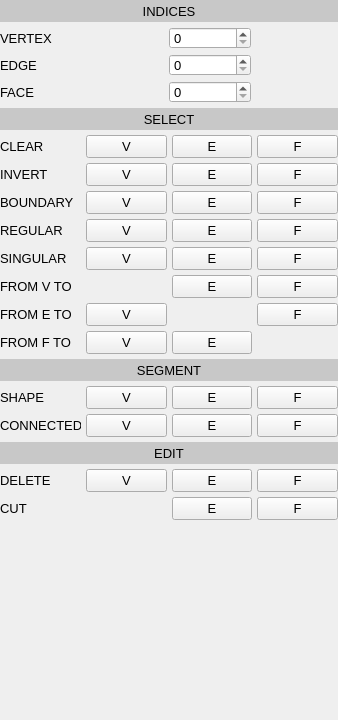
<?xml version="1.0" encoding="UTF-8"?>
<ui version="4.0">
  <class>GuiPanelSelection</class>
  <widget class="QWidget" name="guiPanelSelection">

    <layout class="QVBoxLayout" name="guiPanelSelectionVBoxLayout">
      <property name="leftMargin">
	<number>0</number>
      </property>
      <property name="topMargin">
	<number>0</number>
      </property>
      <property name="rightMargin">
	<number>0</number>
      </property>
      <property name="bottomMargin">
	<number>0</number>
      </property>
      <property name="spacing">
	<number>5</number>
      </property>

      <!-- INDICES -->

      <item> <!-- toolsVBoxLayout -->
	<widget class="QLabel" name="labelIndices">
	  <property name="sizePolicy">
	    <sizepolicy hsizetype="Expanding" vsizetype="Fixed">
	      <horstretch>1</horstretch>
	      <verstretch>0</verstretch>
	    </sizepolicy>
	  </property>
	  <property name="minimumSize">
	    <size>
	      <width>50</width>
	      <height>22</height>
	    </size>
	  </property>
	  <property name="maximumSize">
	    <size>
	      <width>10000</width>
	      <height>22</height>
	    </size>
	  </property>
	  <property name="alignment">
	    <set>Qt::AlignHCenter|Qt::AlignVCenter</set>
	  </property>
	  <property name="styleSheet">
	    <string notr="true">QLabel { background-color : rgb(200,200,200); color : black; }</string>
	  </property>
	  <property name="text">
	    <string>INDICES</string>
	  </property>
	  <property name="font">
	    <font>
	      <pointsize>10</pointsize>
	    </font>
	  </property>
	</widget>
      </item>

      <item> <!-- toolsVBoxLayout -->
	<widget class="QWidget" name="panelIndices">
	  <property name="sizePolicy">
	    <sizepolicy hsizetype="Expanding" vsizetype="Fixed">
	      <horstretch>0</horstretch>
	      <verstretch>0</verstretch>
	    </sizepolicy>
	  </property>
	  <property name="visible">
	    <bool>false</bool>
	  </property>

	  <layout class="QGridLayout" name="panelIndicesGridLayout">
	    <property name="leftMargin">
	      <number>0</number>
	    </property>
	    <property name="topMargin">
	      <number>0</number>
	    </property>
	    <property name="rightMargin">
	      <number>0</number>
	    </property>
	    <property name="bottomMargin">
	      <number>0</number>
	    </property>
	    <property name="spacing">
	      <number>5</number>
	    </property>

	    <item row="0" column="0" colspan="2">
	      <widget class="QLabel" name="labelSelectedVertexIndex">
		<property name="sizePolicy">
		  <sizepolicy hsizetype="Expanding" vsizetype="Fixed">
		    <horstretch>1</horstretch>
		    <verstretch>0</verstretch>
		  </sizepolicy>
		</property>
		<property name="minimumSize">
		  <size>
		    <width>50</width>
		    <height>22</height>
		  </size>
		</property>
		<property name="maximumSize">
		  <size>
		    <width>10000</width>
		    <height>22</height>
		  </size>
		</property>
		<property name="alignment">
		  <set>Qt::AlignLeft|Qt::AlignVCenter</set>
		</property>
		<property name="margin">
		  <number>5</number>
		</property>
		<property name="text">
		  <string>VERTEX</string>
		</property>
		<property name="font">
		  <font>
		    <pointsize>10</pointsize>
		  </font>
		</property>
	      </widget> <!-- "labelPanelSelectionWidth" -->
	    </item>

	    <item row="0" column="2">
	      <widget class="QSpinBox" name="spinSelectedVertexIndex">
		<property name="sizePolicy">
		  <sizepolicy hsizetype="Expanding" vsizetype="Fixed">
		    <horstretch>1</horstretch>
		    <verstretch>0</verstretch>
		  </sizepolicy>
		</property>
		<property name="minimumSize">
		  <size>
		    <width>50</width>
		    <height>22</height>
		  </size>
		</property>
		<property name="maximumSize">
		  <size>
		    <width>10000</width>
		    <height>22</height>
		  </size>
		</property>
		<property name="minimum">
		  <number>0</number>
		</property>
		<property name="value">
		  <number>0</number>
		</property>
		<property name="font">
		  <font>
		    <pointsize>10</pointsize>
		  </font>
		</property>
	      </widget>
	    </item>

	    <item row="0" column="3">
	      <widget class="QLabel" name="labelSelectedVertexColor">
		<property name="sizePolicy">
		  <sizepolicy hsizetype="Expanding" vsizetype="Fixed">
		    <horstretch>1</horstretch>
		    <verstretch>0</verstretch>
		  </sizepolicy>
		</property>
		<property name="minimumSize">
		  <size>
		    <width>50</width>
		    <height>22</height>
		  </size>
		</property>
		<property name="maximumSize">
		  <size>
		    <width>10000</width>
		    <height>22</height>
		  </size>
		</property>
		<property name="margin">
		  <number>5</number>
		</property>
	      </widget> <!-- "labelSelectedVertexColor" -->
	    </item>

	    <item row="1" column="0" colspan="2">
	      <widget class="QLabel" name="labelSelectedEdgeIndex">
		<property name="sizePolicy">
		  <sizepolicy hsizetype="Expanding" vsizetype="Fixed">
		    <horstretch>1</horstretch>
		    <verstretch>0</verstretch>
		  </sizepolicy>
		</property>
		<property name="minimumSize">
		  <size>
		    <width>50</width>
		    <height>22</height>
		  </size>
		</property>
		<property name="maximumSize">
		  <size>
		    <width>10000</width>
		    <height>22</height>
		  </size>
		</property>
		<property name="alignment">
		  <set>Qt::AlignLeft|Qt::AlignVCenter</set>
		</property>
		<property name="margin">
		  <number>5</number>
		</property>
		<property name="text">
		  <string>EDGE</string>
		</property>
		<property name="font">
		  <font>
		    <pointsize>10</pointsize>
		  </font>
		</property>
	      </widget> <!-- "labelPanelSelectionWidth" -->
	    </item>

	    <item row="1" column="2">
	      <widget class="QSpinBox" name="spinSelectedEdgeIndex">
		<property name="sizePolicy">
		  <sizepolicy hsizetype="Expanding" vsizetype="Fixed">
		    <horstretch>1</horstretch>
		    <verstretch>0</verstretch>
		  </sizepolicy>
		</property>
		<property name="minimumSize">
		  <size>
		    <width>50</width>
		    <height>22</height>
		  </size>
		</property>
		<property name="maximumSize">
		  <size>
		    <width>10000</width>
		    <height>22</height>
		  </size>
		</property>
		<property name="minimum">
		  <number>0</number>
		</property>
		<property name="value">
		  <number>0</number>
		</property>
		<property name="font">
		  <font>
		    <pointsize>10</pointsize>
		  </font>
		</property>
	      </widget>
	    </item>

	    <item row="1" column="3">
	      <widget class="QLabel" name="labelSelectedEdgeColor">
		<property name="sizePolicy">
		  <sizepolicy hsizetype="Expanding" vsizetype="Fixed">
		    <horstretch>1</horstretch>
		    <verstretch>0</verstretch>
		  </sizepolicy>
		</property>
		<property name="minimumSize">
		  <size>
		    <width>50</width>
		    <height>22</height>
		  </size>
		</property>
		<property name="maximumSize">
		  <size>
		    <width>10000</width>
		    <height>22</height>
		  </size>
		</property>
		<property name="margin">
		  <number>5</number>
		</property>
	      </widget> <!-- "labelSelectedEdgeColor" -->
	    </item>

	    <item row="2" column="0" colspan="2">
	      <widget class="QLabel" name="labelSelectedFaceIndex">
		<property name="sizePolicy">
		  <sizepolicy hsizetype="Expanding" vsizetype="Fixed">
		    <horstretch>1</horstretch>
		    <verstretch>0</verstretch>
		  </sizepolicy>
		</property>
		<property name="minimumSize">
		  <size>
		    <width>50</width>
		    <height>22</height>
		  </size>
		</property>
		<property name="maximumSize">
		  <size>
		    <width>10000</width>
		    <height>22</height>
		  </size>
		</property>
		<property name="alignment">
		  <set>Qt::AlignLeft|Qt::AlignVCenter</set>
		</property>
		<property name="margin">
		  <number>5</number>
		</property>
		<property name="text">
		  <string>FACE</string>
		</property>
		<property name="font">
		  <font>
		    <pointsize>10</pointsize>
		  </font>
		</property>
	      </widget> <!-- "labelPanelSelectionWidth" -->
	    </item>

	    <item row="2" column="2">
	      <widget class="QSpinBox" name="spinSelectedFaceIndex">
		<property name="sizePolicy">
		  <sizepolicy hsizetype="Expanding" vsizetype="Fixed">
		    <horstretch>1</horstretch>
		    <verstretch>0</verstretch>
		  </sizepolicy>
		</property>
		<property name="minimumSize">
		  <size>
		    <width>50</width>
		    <height>22</height>
		  </size>
		</property>
		<property name="maximumSize">
		  <size>
		    <width>10000</width>
		    <height>22</height>
		  </size>
		</property>
		<property name="minimum">
		  <number>0</number>
		</property>
		<property name="value">
		  <number>0</number>
		</property>
		<property name="font">
		  <font>
		    <pointsize>10</pointsize>
		  </font>
		</property>
	      </widget>
	    </item>

	    <item row="2" column="3">
	      <widget class="QLabel" name="labelSelectedFaceColor">
		<property name="sizePolicy">
		  <sizepolicy hsizetype="Expanding" vsizetype="Fixed">
		    <horstretch>1</horstretch>
		    <verstretch>0</verstretch>
		  </sizepolicy>
		</property>
		<property name="minimumSize">
		  <size>
		    <width>50</width>
		    <height>22</height>
		  </size>
		</property>
		<property name="maximumSize">
		  <size>
		    <width>10000</width>
		    <height>22</height>
		  </size>
		</property>
		<property name="margin">
		  <number>5</number>
		</property>
	      </widget> <!-- "labelSelectedFaceColor" -->
	    </item>
	    
	  </layout> <!-- "panelIndicesGridLayout" -->
	</widget> <!-- "panelIndices" -->
      </item>

      <!-- SELECT -->

      <item> <!-- toolsVBoxLayout -->
	<widget class="QLabel" name="labelSelect">
	  <property name="sizePolicy">
	    <sizepolicy hsizetype="Expanding" vsizetype="Fixed">
	      <horstretch>1</horstretch>
	      <verstretch>0</verstretch>
	    </sizepolicy>
	  </property>
	  <property name="minimumSize">
	    <size>
	      <width>50</width>
	      <height>22</height>
	    </size>
	  </property>
	  <property name="maximumSize">
	    <size>
	      <width>10000</width>
	      <height>22</height>
	    </size>
	  </property>
	  <property name="alignment">
	    <set>Qt::AlignHCenter|Qt::AlignVCenter</set>
	  </property>
	  <property name="styleSheet">
	    <string notr="true">QLabel { background-color : rgb(200,200,200); color : black; }</string>
	  </property>
	  <property name="text">
	    <string>SELECT</string>
	  </property>
	  <property name="font">
	    <font>
	      <pointsize>10</pointsize>
	    </font>
	  </property>
	</widget>
      </item>

      <item> <!-- toolsVBoxLayout -->
	<widget class="QWidget" name="panelSelect">
	  <property name="sizePolicy">
	    <sizepolicy hsizetype="Expanding" vsizetype="Fixed">
	      <horstretch>0</horstretch>
	      <verstretch>0</verstretch>
	    </sizepolicy>
	  </property>
	  <property name="visible">
	    <bool>false</bool>
	  </property>

	  <layout class="QGridLayout" name="panelSelectGridLayout">
	    <property name="leftMargin">
	      <number>0</number>
	    </property>
	    <property name="topMargin">
	      <number>0</number>
	    </property>
	    <property name="rightMargin">
	      <number>0</number>
	    </property>
	    <property name="bottomMargin">
	      <number>0</number>
	    </property>
	    <property name="spacing">
	      <number>5</number>
	    </property>

	    <item row="0" column="0">
	      <widget class="QLabel" name="labelClear">
		<property name="sizePolicy">
		  <sizepolicy hsizetype="Expanding" vsizetype="Fixed">
		    <horstretch>1</horstretch>
		    <verstretch>0</verstretch>
		  </sizepolicy>
		</property>
		<property name="minimumSize">
		  <size>
		    <width>50</width>
		    <height>22</height>
		  </size>
		</property>
		<property name="maximumSize">
		  <size>
		    <width>10000</width>
		    <height>22</height>
		  </size>
		</property>
		<property name="alignment">
		  <set>Qt::AlignLeft|Qt::AlignVCenter</set>
		</property>
		<property name="margin">
		  <number>5</number>
		</property>
		<property name="text">
		  <string>CLEAR</string>
		</property>
		<property name="font">
		  <font>
		    <pointsize>10</pointsize>
		  </font>
		</property>
	      </widget> <!-- "labelClear" -->
	    </item>

	    <item row="0" column="1">
	      <widget class="QPushButton" name="buttonClearVertices">
		<property name="sizePolicy">
		  <sizepolicy hsizetype="Expanding" vsizetype="Fixed">
		    <horstretch>1</horstretch>
		    <verstretch>0</verstretch>
		  </sizepolicy>
		</property>	
		<property name="text">
		  <string>V</string>
		</property>
		<property name="font">
		  <font>
		    <pointsize>10</pointsize>
		  </font>
		</property>
	      </widget>
	    </item>

	    <item row="0" column="2">
	      <widget class="QPushButton" name="buttonClearEdges">
		<property name="sizePolicy">
		  <sizepolicy hsizetype="Expanding" vsizetype="Fixed">
		    <horstretch>1</horstretch>
		    <verstretch>0</verstretch>
		  </sizepolicy>
		</property>	
		<property name="text">
		  <string>E</string>
		</property>
		<property name="font">
		  <font>
		    <pointsize>10</pointsize>
		  </font>
		</property>
	      </widget>
	    </item>

	    <item row="0" column="3">
	      <widget class="QPushButton" name="buttonClearFaces">
		<property name="sizePolicy">
		  <sizepolicy hsizetype="Expanding" vsizetype="Fixed">
		    <horstretch>1</horstretch>
		    <verstretch>0</verstretch>
		  </sizepolicy>
		</property>	
		<property name="text">
		  <string>F</string>
		</property>
		<property name="font">
		  <font>
		    <pointsize>10</pointsize>
		  </font>
		</property>
	      </widget>
	    </item>

	    <item row="1" column="0">
	      <widget class="QLabel" name="labelInvert">
		<property name="sizePolicy">
		  <sizepolicy hsizetype="Expanding" vsizetype="Fixed">
		    <horstretch>1</horstretch>
		    <verstretch>0</verstretch>
		  </sizepolicy>
		</property>
		<property name="minimumSize">
		  <size>
		    <width>50</width>
		    <height>22</height>
		  </size>
		</property>
		<property name="maximumSize">
		  <size>
		    <width>10000</width>
		    <height>22</height>
		  </size>
		</property>
		<property name="alignment">
		  <set>Qt::AlignLeft|Qt::AlignVCenter</set>
		</property>
		<property name="margin">
		  <number>5</number>
		</property>
		<property name="text">
		  <string>INVERT</string>
		</property>
		<property name="font">
		  <font>
		    <pointsize>10</pointsize>
		  </font>
		</property>
	      </widget> <!-- "labelPanelInvert" -->
	    </item>

	    <item row="1" column="1">
	      <widget class="QPushButton" name="buttonInvertVertices">
		<property name="sizePolicy">
		  <sizepolicy hsizetype="Expanding" vsizetype="Fixed">
		    <horstretch>1</horstretch>
		    <verstretch>0</verstretch>
		  </sizepolicy>
		</property>	
		<property name="text">
		  <string>V</string>
		</property>
		<property name="font">
		  <font>
		    <pointsize>10</pointsize>
		  </font>
		</property>
	      </widget>
	    </item>

	    <item row="1" column="2">
	      <widget class="QPushButton" name="buttonInvertEdges">
		<property name="sizePolicy">
		  <sizepolicy hsizetype="Expanding" vsizetype="Fixed">
		    <horstretch>1</horstretch>
		    <verstretch>0</verstretch>
		  </sizepolicy>
		</property>	
		<property name="text">
		  <string>E</string>
		</property>
		<property name="font">
		  <font>
		    <pointsize>10</pointsize>
		  </font>
		</property>
	      </widget>
	    </item>

	    <item row="1" column="3">
	      <widget class="QPushButton" name="buttonInvertFaces">
		<property name="sizePolicy">
		  <sizepolicy hsizetype="Expanding" vsizetype="Fixed">
		    <horstretch>1</horstretch>
		    <verstretch>0</verstretch>
		  </sizepolicy>
		</property>	
		<property name="text">
		  <string>F</string>
		</property>
		<property name="font">
		  <font>
		    <pointsize>10</pointsize>
		  </font>
		</property>
	      </widget>
	    </item>

	    <item row="2" column="0">
	      <widget class="QLabel" name="labelBoundary">
		<property name="sizePolicy">
		  <sizepolicy hsizetype="Expanding" vsizetype="Fixed">
		    <horstretch>1</horstretch>
		    <verstretch>0</verstretch>
		  </sizepolicy>
		</property>
		<property name="minimumSize">
		  <size>
		    <width>50</width>
		    <height>22</height>
		  </size>
		</property>
		<property name="maximumSize">
		  <size>
		    <width>10000</width>
		    <height>22</height>
		  </size>
		</property>
		<property name="alignment">
		  <set>Qt::AlignLeft|Qt::AlignVCenter</set>
		</property>
		<property name="margin">
		  <number>5</number>
		</property>
		<property name="text">
		  <string>BOUNDARY</string>
		</property>
		<property name="font">
		  <font>
		    <pointsize>10</pointsize>
		  </font>
		</property>
	      </widget> <!-- "labelBoundary" -->
	    </item>

	    <item row="2" column="1">
	      <widget class="QPushButton" name="buttonBoundaryVertices">
		<property name="sizePolicy">
		  <sizepolicy hsizetype="Expanding" vsizetype="Fixed">
		    <horstretch>1</horstretch>
		    <verstretch>0</verstretch>
		  </sizepolicy>
		</property>	
		<property name="text">
		  <string>V</string>
		</property>
		<property name="font">
		  <font>
		    <pointsize>10</pointsize>
		  </font>
		</property>
	      </widget>
	    </item>

	    <item row="2" column="2">
	      <widget class="QPushButton" name="buttonBoundaryEdges">
		<property name="sizePolicy">
		  <sizepolicy hsizetype="Expanding" vsizetype="Fixed">
		    <horstretch>1</horstretch>
		    <verstretch>0</verstretch>
		  </sizepolicy>
		</property>	
		<property name="text">
		  <string>E</string>
		</property>
		<property name="font">
		  <font>
		    <pointsize>10</pointsize>
		  </font>
		</property>
	      </widget>
	    </item>

	    <item row="2" column="3">
	      <widget class="QPushButton" name="buttonBoundaryFaces">
		<property name="sizePolicy">
		  <sizepolicy hsizetype="Expanding" vsizetype="Fixed">
		    <horstretch>1</horstretch>
		    <verstretch>0</verstretch>
		  </sizepolicy>
		</property>	
		<property name="text">
		  <string>F</string>
		</property>
		<property name="font">
		  <font>
		    <pointsize>10</pointsize>
		  </font>
		</property>
	      </widget>
	    </item>

	    <item row="3" column="0">
	      <widget class="QLabel" name="labelRegular">
		<property name="sizePolicy">
		  <sizepolicy hsizetype="Expanding" vsizetype="Fixed">
		    <horstretch>1</horstretch>
		    <verstretch>0</verstretch>
		  </sizepolicy>
		</property>
		<property name="minimumSize">
		  <size>
		    <width>50</width>
		    <height>22</height>
		  </size>
		</property>
		<property name="maximumSize">
		  <size>
		    <width>10000</width>
		    <height>22</height>
		  </size>
		</property>
		<property name="alignment">
		  <set>Qt::AlignLeft|Qt::AlignVCenter</set>
		</property>
		<property name="margin">
		  <number>5</number>
		</property>
		<property name="text">
		  <string>REGULAR</string>
		</property>
		<property name="font">
		  <font>
		    <pointsize>10</pointsize>
		  </font>
		</property>
	      </widget> <!-- "labelRegular" -->
	    </item>

	    <item row="3" column="1">
	      <widget class="QPushButton" name="buttonRegularVertices">
		<property name="sizePolicy">
		  <sizepolicy hsizetype="Expanding" vsizetype="Fixed">
		    <horstretch>1</horstretch>
		    <verstretch>0</verstretch>
		  </sizepolicy>
		</property>	
		<property name="text">
		  <string>V</string>
		</property>
		<property name="font">
		  <font>
		    <pointsize>10</pointsize>
		  </font>
		</property>
	      </widget>
	    </item>

	    <item row="3" column="2">
	      <widget class="QPushButton" name="buttonRegularEdges">
		<property name="sizePolicy">
		  <sizepolicy hsizetype="Expanding" vsizetype="Fixed">
		    <horstretch>1</horstretch>
		    <verstretch>0</verstretch>
		  </sizepolicy>
		</property>	
		<property name="text">
		  <string>E</string>
		</property>
		<property name="font">
		  <font>
		    <pointsize>10</pointsize>
		  </font>
		</property>
	      </widget>
	    </item>

	    <item row="3" column="3">
	      <widget class="QPushButton" name="buttonRegularFaces">
		<property name="sizePolicy">
		  <sizepolicy hsizetype="Expanding" vsizetype="Fixed">
		    <horstretch>1</horstretch>
		    <verstretch>0</verstretch>
		  </sizepolicy>
		</property>	
		<property name="text">
		  <string>F</string>
		</property>
		<property name="font">
		  <font>
		    <pointsize>10</pointsize>
		  </font>
		</property>
	      </widget>
	    </item>

	    <item row="4" column="0">
	      <widget class="QLabel" name="labelSingular">
		<property name="sizePolicy">
		  <sizepolicy hsizetype="Expanding" vsizetype="Fixed">
		    <horstretch>1</horstretch>
		    <verstretch>0</verstretch>
		  </sizepolicy>
		</property>
		<property name="minimumSize">
		  <size>
		    <width>50</width>
		    <height>22</height>
		  </size>
		</property>
		<property name="maximumSize">
		  <size>
		    <width>10000</width>
		    <height>22</height>
		  </size>
		</property>
		<property name="alignment">
		  <set>Qt::AlignLeft|Qt::AlignVCenter</set>
		</property>
		<property name="margin">
		  <number>5</number>
		</property>
		<property name="text">
		  <string>SINGULAR</string>
		</property>
		<property name="font">
		  <font>
		    <pointsize>10</pointsize>
		  </font>
		</property>
	      </widget> <!-- "labelSingular" -->
	    </item>

	    <item row="4" column="1">
	      <widget class="QPushButton" name="buttonSingularVertices">
		<property name="sizePolicy">
		  <sizepolicy hsizetype="Expanding" vsizetype="Fixed">
		    <horstretch>1</horstretch>
		    <verstretch>0</verstretch>
		  </sizepolicy>
		</property>	
		<property name="text">
		  <string>V</string>
		</property>
		<property name="font">
		  <font>
		    <pointsize>10</pointsize>
		  </font>
		</property>
	      </widget>
	    </item>

	    <item row="4" column="2">
	      <widget class="QPushButton" name="buttonSingularEdges">
		<property name="sizePolicy">
		  <sizepolicy hsizetype="Expanding" vsizetype="Fixed">
		    <horstretch>1</horstretch>
		    <verstretch>0</verstretch>
		  </sizepolicy>
		</property>	
		<property name="text">
		  <string>E</string>
		</property>
		<property name="font">
		  <font>
		    <pointsize>10</pointsize>
		  </font>
		</property>
	      </widget>
	    </item>

	    <item row="4" column="3">
	      <widget class="QPushButton" name="buttonSingularFaces">
		<property name="sizePolicy">
		  <sizepolicy hsizetype="Expanding" vsizetype="Fixed">
		    <horstretch>1</horstretch>
		    <verstretch>0</verstretch>
		  </sizepolicy>
		</property>	
		<property name="text">
		  <string>F</string>
		</property>
		<property name="font">
		  <font>
		    <pointsize>10</pointsize>
		  </font>
		</property>
	      </widget>
	    </item>

	    <item row="5" column="0">
	      <widget class="QLabel" name="labelFromVerticesTo">
		<property name="sizePolicy">
		  <sizepolicy hsizetype="Expanding" vsizetype="Fixed">
		    <horstretch>1</horstretch>
		    <verstretch>0</verstretch>
		  </sizepolicy>
		</property>
		<property name="minimumSize">
		  <size>
		    <width>50</width>
		    <height>22</height>
		  </size>
		</property>
		<property name="maximumSize">
		  <size>
		    <width>10000</width>
		    <height>22</height>
		  </size>
		</property>
		<property name="alignment">
		  <set>Qt::AlignLeft|Qt::AlignVCenter</set>
		</property>
		<property name="margin">
		  <number>5</number>
		</property>
		<property name="text">
		  <string>FROM V TO</string>
		</property>
		<property name="font">
		  <font>
		    <pointsize>10</pointsize>
		  </font>
		</property>
	      </widget> <!-- "labelFromVerticesTo" -->
	    </item>

	    <item row="5" column="2">
	      <widget class="QPushButton" name="buttonFromVerticesToEdges">
		<property name="sizePolicy">
		  <sizepolicy hsizetype="Expanding" vsizetype="Fixed">
		    <horstretch>1</horstretch>
		    <verstretch>0</verstretch>
		  </sizepolicy>
		</property>	
		<property name="text">
		  <string>E</string>
		</property>
		<property name="font">
		  <font>
		    <pointsize>10</pointsize>
		  </font>
		</property>
	      </widget>
	    </item>

	    <item row="5" column="3">
	      <widget class="QPushButton" name="buttonFromVerticesToFaces">
		<property name="sizePolicy">
		  <sizepolicy hsizetype="Expanding" vsizetype="Fixed">
		    <horstretch>1</horstretch>
		    <verstretch>0</verstretch>
		  </sizepolicy>
		</property>	
		<property name="text">
		  <string>F</string>
		</property>
		<property name="font">
		  <font>
		    <pointsize>10</pointsize>
		  </font>
		</property>
	      </widget>
	    </item>

	    <item row="6" column="0">
	      <widget class="QLabel" name="labelFromEdgesTo">
		<property name="sizePolicy">
		  <sizepolicy hsizetype="Expanding" vsizetype="Fixed">
		    <horstretch>1</horstretch>
		    <verstretch>0</verstretch>
		  </sizepolicy>
		</property>
		<property name="minimumSize">
		  <size>
		    <width>50</width>
		    <height>22</height>
		  </size>
		</property>
		<property name="maximumSize">
		  <size>
		    <width>10000</width>
		    <height>22</height>
		  </size>
		</property>
		<property name="alignment">
		  <set>Qt::AlignLeft|Qt::AlignVCenter</set>
		</property>
		<property name="margin">
		  <number>5</number>
		</property>
		<property name="text">
		  <string>FROM E TO</string>
		</property>
		<property name="font">
		  <font>
		    <pointsize>10</pointsize>
		  </font>
		</property>
	      </widget> <!-- "labelFromEdgesTo" -->
	    </item>

	    <item row="6" column="1">
	      <widget class="QPushButton" name="buttonFromEdgesToVertices">
		<property name="sizePolicy">
		  <sizepolicy hsizetype="Expanding" vsizetype="Fixed">
		    <horstretch>1</horstretch>
		    <verstretch>0</verstretch>
		  </sizepolicy>
		</property>	
		<property name="text">
		  <string>V</string>
		</property>
		<property name="font">
		  <font>
		    <pointsize>10</pointsize>
		  </font>
		</property>
	      </widget>
	    </item>

	    <item row="6" column="3">
	      <widget class="QPushButton" name="buttonFromEdgesToFaces">
		<property name="sizePolicy">
		  <sizepolicy hsizetype="Expanding" vsizetype="Fixed">
		    <horstretch>1</horstretch>
		    <verstretch>0</verstretch>
		  </sizepolicy>
		</property>	
		<property name="text">
		  <string>F</string>
		</property>
		<property name="font">
		  <font>
		    <pointsize>10</pointsize>
		  </font>
		</property>
	      </widget>
	    </item>

	    <item row="7" column="0">
	      <widget class="QLabel" name="labelFacesTo">
		<property name="sizePolicy">
		  <sizepolicy hsizetype="Expanding" vsizetype="Fixed">
		    <horstretch>1</horstretch>
		    <verstretch>0</verstretch>
		  </sizepolicy>
		</property>
		<property name="minimumSize">
		  <size>
		    <width>50</width>
		    <height>22</height>
		  </size>
		</property>
		<property name="maximumSize">
		  <size>
		    <width>10000</width>
		    <height>22</height>
		  </size>
		</property>
		<property name="alignment">
		  <set>Qt::AlignLeft|Qt::AlignVCenter</set>
		</property>
		<property name="margin">
		  <number>5</number>
		</property>
		<property name="text">
		  <string>FROM F TO </string>
		</property>
		<property name="font">
		  <font>
		    <pointsize>10</pointsize>
		  </font>
		</property>
	      </widget> <!-- "labelFacesTo" -->
	    </item>

	    <item row="7" column="1">
	      <widget class="QPushButton" name="buttonFromFacesToVertices">
		<property name="sizePolicy">
		  <sizepolicy hsizetype="Expanding" vsizetype="Fixed">
		    <horstretch>1</horstretch>
		    <verstretch>0</verstretch>
		  </sizepolicy>
		</property>	
		<property name="text">
		  <string>V</string>
		</property>
		<property name="font">
		  <font>
		    <pointsize>10</pointsize>
		  </font>
		</property>
	      </widget>
	    </item>

	    <item row="7" column="2">
	      <widget class="QPushButton" name="buttonFromFacesToEdges">
		<property name="sizePolicy">
		  <sizepolicy hsizetype="Expanding" vsizetype="Fixed">
		    <horstretch>1</horstretch>
		    <verstretch>0</verstretch>
		  </sizepolicy>
		</property>	
		<property name="text">
		  <string>E</string>
		</property>
		<property name="font">
		  <font>
		    <pointsize>10</pointsize>
		  </font>
		</property>
	      </widget>
	    </item>

<!-- // -->

	  </layout>
	</widget>
      </item>

      <!-- SEGMENT -->

      <item> <!-- toolsVBoxLayout -->
	<widget class="QLabel" name="labelSegment">
	  <property name="sizePolicy">
	    <sizepolicy hsizetype="Expanding" vsizetype="Fixed">
	      <horstretch>1</horstretch>
	      <verstretch>0</verstretch>
	    </sizepolicy>
	  </property>
	  <property name="minimumSize">
	    <size>
	      <width>50</width>
	      <height>22</height>
	    </size>
	  </property>
	  <property name="maximumSize">
	    <size>
	      <width>10000</width>
	      <height>22</height>
	    </size>
	  </property>
	  <property name="alignment">
	    <set>Qt::AlignHCenter|Qt::AlignVCenter</set>
	  </property>
	  <property name="styleSheet">
	    <string notr="true">QLabel { background-color : rgb(200,200,200); color : black; }</string>
	  </property>
	  <property name="text">
	    <string>SEGMENT</string>
	  </property>
	  <property name="font">
	    <font>
	      <pointsize>10</pointsize>
	    </font>
	  </property>
	</widget>
      </item>

      <item> <!-- toolsVBoxLayout -->
	<widget class="QWidget" name="panelSegment">
	  <property name="sizePolicy">
	    <sizepolicy hsizetype="Expanding" vsizetype="Fixed">
	      <horstretch>0</horstretch>
	      <verstretch>0</verstretch>
	    </sizepolicy>
	  </property>
	  <property name="visible">
	    <bool>false</bool>
	  </property>

	  <layout class="QGridLayout" name="panelSegmentGridLayout">
	    <property name="leftMargin">
	      <number>0</number>
	    </property>
	    <property name="topMargin">
	      <number>0</number>
	    </property>
	    <property name="rightMargin">
	      <number>0</number>
	    </property>
	    <property name="bottomMargin">
	      <number>0</number>
	    </property>
	    <property name="spacing">
	      <number>5</number>
	    </property>

	    <item row="0" column="0">
	      <widget class="QLabel" name="labelShape">
		<property name="sizePolicy">
		  <sizepolicy hsizetype="Expanding" vsizetype="Fixed">
		    <horstretch>1</horstretch>
		    <verstretch>0</verstretch>
		  </sizepolicy>
		</property>
		<property name="minimumSize">
		  <size>
		    <width>50</width>
		    <height>22</height>
		  </size>
		</property>
		<property name="maximumSize">
		  <size>
		    <width>10000</width>
		    <height>22</height>
		  </size>
		</property>
		<property name="alignment">
		  <set>Qt::AlignLeft|Qt::AlignVCenter</set>
		</property>
		<property name="margin">
		  <number>5</number>
		</property>
		<property name="text">
		  <string>SHAPE</string>
		</property>
		<property name="font">
		  <font>
		    <pointsize>10</pointsize>
		  </font>
		</property>
	      </widget> <!-- "labelShape" -->
	    </item>

	    <item row="0" column="1">
	      <widget class="QPushButton" name="buttonShapeVertices">
		<property name="sizePolicy">
		  <sizepolicy hsizetype="Expanding" vsizetype="Fixed">
		    <horstretch>1</horstretch>
		    <verstretch>0</verstretch>
		  </sizepolicy>
		</property>	
		<property name="text">
		  <string>V</string>
		</property>
		<property name="font">
		  <font>
		    <pointsize>10</pointsize>
		  </font>
		</property>
	      </widget>
	    </item>

	    <item row="0" column="2">
	      <widget class="QPushButton" name="buttonShapeEdges">
		<property name="sizePolicy">
		  <sizepolicy hsizetype="Expanding" vsizetype="Fixed">
		    <horstretch>1</horstretch>
		    <verstretch>0</verstretch>
		  </sizepolicy>
		</property>	
		<property name="text">
		  <string>E</string>
		</property>
		<property name="font">
		  <font>
		    <pointsize>10</pointsize>
		  </font>
		</property>
	      </widget>
	    </item>

	    <item row="0" column="3">
	      <widget class="QPushButton" name="buttonShapeFaces">
		<property name="sizePolicy">
		  <sizepolicy hsizetype="Expanding" vsizetype="Fixed">
		    <horstretch>1</horstretch>
		    <verstretch>0</verstretch>
		  </sizepolicy>
		</property>	
		<property name="text">
		  <string>F</string>
		</property>
		<property name="font">
		  <font>
		    <pointsize>10</pointsize>
		  </font>
		</property>
	      </widget>
	    </item>

	    <item row="1" column="0">
	      <widget class="QLabel" name="labelConnected">
		<property name="sizePolicy">
		  <sizepolicy hsizetype="Expanding" vsizetype="Fixed">
		    <horstretch>1</horstretch>
		    <verstretch>0</verstretch>
		  </sizepolicy>
		</property>
		<property name="minimumSize">
		  <size>
		    <width>50</width>
		    <height>22</height>
		  </size>
		</property>
		<property name="maximumSize">
		  <size>
		    <width>10000</width>
		    <height>22</height>
		  </size>
		</property>
		<property name="alignment">
		  <set>Qt::AlignLeft|Qt::AlignVCenter</set>
		</property>
		<property name="margin">
		  <number>5</number>
		</property>
		<property name="text">
		  <string>CONNECTED</string>
		</property>
		<property name="font">
		  <font>
		    <pointsize>10</pointsize>
		  </font>
		</property>
	      </widget> <!-- "labelConnected" -->
	    </item>

	    <item row="1" column="1">
	      <widget class="QPushButton" name="buttonConnectedVertices">
		<property name="sizePolicy">
		  <sizepolicy hsizetype="Expanding" vsizetype="Fixed">
		    <horstretch>1</horstretch>
		    <verstretch>0</verstretch>
		  </sizepolicy>
		</property>	
		<property name="text">
		  <string>V</string>
		</property>
		<property name="font">
		  <font>
		    <pointsize>10</pointsize>
		  </font>
		</property>
	      </widget>
	    </item>

	    <item row="1" column="2">
	      <widget class="QPushButton" name="buttonConnectedEdges">
		<property name="sizePolicy">
		  <sizepolicy hsizetype="Expanding" vsizetype="Fixed">
		    <horstretch>1</horstretch>
		    <verstretch>0</verstretch>
		  </sizepolicy>
		</property>	
		<property name="text">
		  <string>E</string>
		</property>
		<property name="font">
		  <font>
		    <pointsize>10</pointsize>
		  </font>
		</property>
	      </widget>
	    </item>

	    <item row="1" column="3">
	      <widget class="QPushButton" name="buttonConnectedFaces">
		<property name="sizePolicy">
		  <sizepolicy hsizetype="Expanding" vsizetype="Fixed">
		    <horstretch>1</horstretch>
		    <verstretch>0</verstretch>
		  </sizepolicy>
		</property>	
		<property name="text">
		  <string>F</string>
		</property>
		<property name="font">
		  <font>
		    <pointsize>10</pointsize>
		  </font>
		</property>
	      </widget>
	    </item>

	  </layout>
	</widget>
      </item>

      <!-- EDIT -->

      <item> <!-- toolsVBoxLayout -->
	<widget class="QLabel" name="labelEdit">
	  <property name="sizePolicy">
	    <sizepolicy hsizetype="Expanding" vsizetype="Fixed">
	      <horstretch>1</horstretch>
	      <verstretch>0</verstretch>
	    </sizepolicy>
	  </property>
	  <property name="minimumSize">
	    <size>
	      <width>50</width>
	      <height>22</height>
	    </size>
	  </property>
	  <property name="maximumSize">
	    <size>
	      <width>10000</width>
	      <height>22</height>
	    </size>
	  </property>
	  <property name="alignment">
	    <set>Qt::AlignHCenter|Qt::AlignVCenter</set>
	  </property>
	  <property name="styleSheet">
	    <string notr="true">QLabel { background-color : rgb(200,200,200); color : black; }</string>
	  </property>
	  <property name="text">
	    <string>EDIT</string>
	  </property>
	  <property name="font">
	    <font>
	      <pointsize>10</pointsize>
	    </font>
	  </property>
	</widget>
      </item>

      <item> <!-- toolsVBoxLayout -->
	<widget class="QWidget" name="panelEdit">
	  <property name="sizePolicy">
	    <sizepolicy hsizetype="Expanding" vsizetype="Fixed">
	      <horstretch>0</horstretch>
	      <verstretch>0</verstretch>
	    </sizepolicy>
	  </property>
	  <property name="visible">
	    <bool>false</bool>
	  </property>

	  <layout class="QGridLayout" name="panelEditGridLayout">
	    <property name="leftMargin">
	      <number>0</number>
	    </property>
	    <property name="topMargin">
	      <number>0</number>
	    </property>
	    <property name="rightMargin">
	      <number>0</number>
	    </property>
	    <property name="bottomMargin">
	      <number>0</number>
	    </property>
	    <property name="spacing">
	      <number>5</number>
	    </property>

	    <item row="0" column="0">
	      <widget class="QLabel" name="labelDelete">
		<property name="sizePolicy">
		  <sizepolicy hsizetype="Expanding" vsizetype="Fixed">
		    <horstretch>1</horstretch>
		    <verstretch>0</verstretch>
		  </sizepolicy>
		</property>
		<property name="minimumSize">
		  <size>
		    <width>50</width>
		    <height>22</height>
		  </size>
		</property>
		<property name="maximumSize">
		  <size>
		    <width>10000</width>
		    <height>22</height>
		  </size>
		</property>
		<property name="alignment">
		  <set>Qt::AlignLeft|Qt::AlignVCenter</set>
		</property>
		<property name="margin">
		  <number>5</number>
		</property>
		<property name="text">
		  <string>DELETE</string>
		</property>
		<property name="font">
		  <font>
		    <pointsize>10</pointsize>
		  </font>
		</property>
	      </widget> <!-- "labelDelete" -->
	    </item>

	    <item row="0" column="1">
	      <widget class="QPushButton" name="buttonDeleteVertices">
		<property name="sizePolicy">
		  <sizepolicy hsizetype="Expanding" vsizetype="Fixed">
		    <horstretch>1</horstretch>
		    <verstretch>0</verstretch>
		  </sizepolicy>
		</property>	
		<property name="text">
		  <string>V</string>
		</property>
		<property name="font">
		  <font>
		    <pointsize>10</pointsize>
		  </font>
		</property>
	      </widget>
	    </item>

	    <item row="0" column="2">
	      <widget class="QPushButton" name="buttonDeleteEdges">
		<property name="sizePolicy">
		  <sizepolicy hsizetype="Expanding" vsizetype="Fixed">
		    <horstretch>1</horstretch>
		    <verstretch>0</verstretch>
		  </sizepolicy>
		</property>	
		<property name="text">
		  <string>E</string>
		</property>
		<property name="font">
		  <font>
		    <pointsize>10</pointsize>
		  </font>
		</property>
	      </widget>
	    </item>

	    <item row="0" column="3">
	      <widget class="QPushButton" name="buttonDeleteFaces">
		<property name="sizePolicy">
		  <sizepolicy hsizetype="Expanding" vsizetype="Fixed">
		    <horstretch>1</horstretch>
		    <verstretch>0</verstretch>
		  </sizepolicy>
		</property>	
		<property name="text">
		  <string>F</string>
		</property>
		<property name="font">
		  <font>
		    <pointsize>10</pointsize>
		  </font>
		</property>
	      </widget>
	    </item>

	    <item row="1" column="0">
	      <widget class="QLabel" name="labelCut">
		<property name="sizePolicy">
		  <sizepolicy hsizetype="Expanding" vsizetype="Fixed">
		    <horstretch>1</horstretch>
		    <verstretch>0</verstretch>
		  </sizepolicy>
		</property>
		<property name="minimumSize">
		  <size>
		    <width>50</width>
		    <height>22</height>
		  </size>
		</property>
		<property name="maximumSize">
		  <size>
		    <width>10000</width>
		    <height>22</height>
		  </size>
		</property>
		<property name="alignment">
		  <set>Qt::AlignLeft|Qt::AlignVCenter</set>
		</property>
		<property name="margin">
		  <number>5</number>
		</property>
		<property name="text">
		  <string>CUT</string>
		</property>
		<property name="font">
		  <font>
		    <pointsize>10</pointsize>
		  </font>
		</property>
	      </widget> <!-- "labelCut" -->
	    </item>

	    <item row="1" column="2">
	      <widget class="QPushButton" name="buttonCutEdges">
		<property name="sizePolicy">
		  <sizepolicy hsizetype="Expanding" vsizetype="Fixed">
		    <horstretch>1</horstretch>
		    <verstretch>0</verstretch>
		  </sizepolicy>
		</property>	
		<property name="text">
		  <string>E</string>
		</property>
		<property name="font">
		  <font>
		    <pointsize>10</pointsize>
		  </font>
		</property>
	      </widget>
	    </item>

	    <item row="1" column="3">
	      <widget class="QPushButton" name="buttonCutFaces">
		<property name="sizePolicy">
		  <sizepolicy hsizetype="Expanding" vsizetype="Fixed">
		    <horstretch>1</horstretch>
		    <verstretch>0</verstretch>
		  </sizepolicy>
		</property>	
		<property name="text">
		  <string>F</string>
		</property>
		<property name="font">
		  <font>
		    <pointsize>10</pointsize>
		  </font>
		</property>
	      </widget>
	    </item>

	  </layout>
	</widget>
      </item>

      <!-- END -->

      <item>
	<spacer name="toolsVerticalSpacer">
	  <property name="orientation">
	    <enum>Qt::Vertical</enum>
	  </property>
	  <property name="sizeHint" stdset="0">
	    <size>
	      <width>200</width>
	      <height>200</height>
	    </size>
	  </property>
	</spacer>
      </item>

    </layout> <!-- "toolsVBoxLayout" -->

  </widget> <!-- "toolsWidget" -->

  <resources/>
  <connections/>
</ui>
